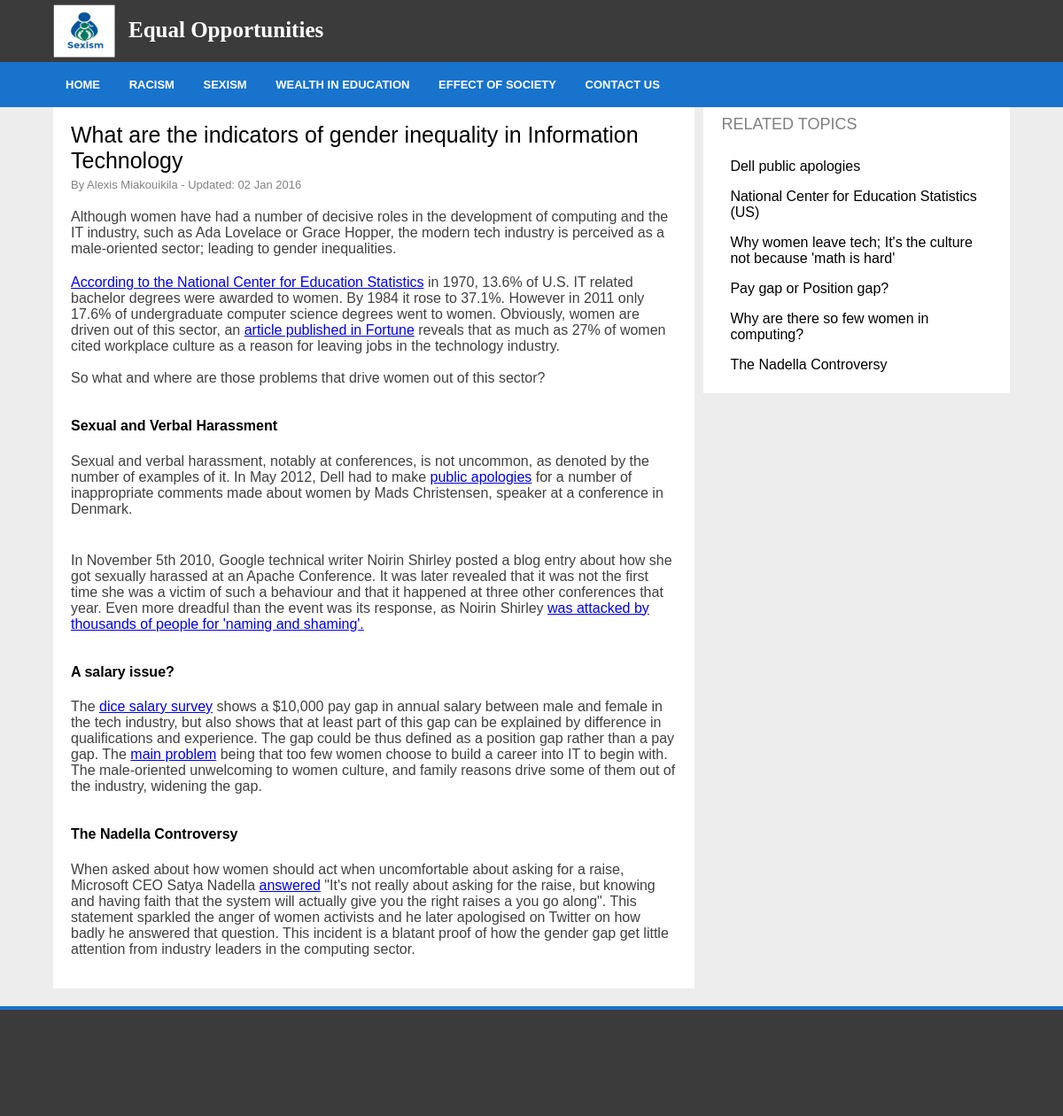
Screenshot of /sexism_in_IT.php with the database file from the repository.
### tables this page shows
CREATE TABLE IF NOT EXISTS `content` (
  `id` int(11) NOT NULL AUTO_INCREMENT,
  `page_title` varchar(255) NOT NULL,
  `author` varchar(100) NOT NULL,
  `keyword` varchar(500) NOT NULL,
  `content` longtext NOT NULL,
  PRIMARY KEY (`id`)
);

### sexism_in_IT.php (the view, shortened to what this page needs)
<?php
    $sql_content = "SELECT * FROM content WHERE id='7'";
    $tb_content = mysql_query($sql_content) or die(mysql_error());
    $select_content = mysql_fetch_array($tb_content);
?>
<?php require_once("header.php"); ?>
     <main>
                <section id="right_menu">
                    <h2>RELATED TOPICS</h2>
                    <ul>
				<li><a href="https://plus.google.com/+Dell/posts/5Zg5FdFEydi">Dell public apologies</a></li>
				<li><a href="http://nces.ed.gov/programs/digest/d12/tables/dt12_349.asp">National Center for Education Statistics (US)</a></li>
				<li><a href="http://fortune.com/2014/10/02/women-leave-tech-culture/">Why women leave tech; It's the culture not because 'math is hard'</a></li>
				<li><a href="http://media.dice.com/report/february-2015-the-position-gap/">Pay gap or Position gap?</a></li>
				<li><a href="http://www.bbc.co.uk/guides/zxjr9j6">Why are there so few women in computing?</a></li>
				<li><a href="http://www.theguardian.com/technology/2014/oct/10/microsoft-ceo-satya-nadella-women-dont-ask-for-a-raise">The Nadella Controversy</a></li>
                    </ul>
                </section>
                <section class="page_section_sexism">
                    <p class="date_published"></p>
                    <h2><?php echo $select_content['page_title']; ?></h2>
                    <p class="wrote">By <?php echo $select_content['author']; ?> - Updated: 02 Jan 2016</p>
                        <?php
                            echo $select_content['content'];
                            ?>
                </section>
            </main>
            <div style="height:20px;clear:both;"></div>
<?php require_once("footer.php"); ?>

### css/style.css (style rules this page uses)
html, body { margin:0; padding:0; height:100%; width:100%; font-family:"Lucida Sans Unicode", "Lucida Grande", sans-serif; background: #EDEDED; }
article, aside, section, footer, header, nav { display: block; }
main { width: 90%; height: auto; margin: auto; margin-top: 0px; padding-bottom: 500px; }
section { float: left; background: #ffffff; width: 32%; margin: 5px 0px 0px 0px; padding: 0px 0px 15px 0px; border: solid #F5F5F5 0px; }
.page_section_sexism { width: 67%; margin-top: 8px; }
.page_section_sexism h2, .page_section_sexism_quick h2 { font-size: 25px; font-weight: 200; margin-bottom:-30px; margin-top:-20px; }
h4 { padding: 0px 0px 0px 20px; }
.page_section_sexism_quick p, .page_section_sexism p { margin: 0px 20px 5px 20px; margin-top: 0px; color: #404040; padding-bottom: 15px; }
.page_section_sexism_quick .date_published, .page_section_sexism .date_published { margin-left:20px; margin-top: 20px; margin-botom:0px; color: grey; font-weight: 400; padding-top:0px; font-size: 13px; font-family: sans-serif; }
.page_section_sexism_quick .wrote, .page_section_sexism .wrote { margin-left:20px; margin-top: 30px; margin-botom:0px; color: #828282; font-weight: 400; padding-top:0px; font-size: 13px; font-family: arial; }
#right_menu { float: right; }
#right_menu h2 { color: grey; font-size: 18px; font-weight: 400; }
#right_menu ul, #mobile_page_nav ul { list-style-type: none; margin: 0; padding: 0; padding-left:20px; padding-right: 20px; }
#right_menu ul li a, #mobile_page_nav ul li a { padding: 8px 0px 8px 10px; margin-left:0px; display: block; text-decoration: none; color: #000; }
section h2 { margin-top: 15px; margin-left: 0px; margin-right: 0px; padding: 0px 0px 5px 20px; font-family: "Lucida Sans Unicode", "Lucida Grande", sans-serif; font-size: 20px; font-weight:200; border-bottom: solid #F2F2F2 0px; }

### rows the page displays
content: page_title "What are the indicators of gender inequality in Information Technology", author "Alexis Miakouikila", content "Although women have had a number of decisive roles in the development of computing and the IT industry, such as Ada Lovelace or Grace Hopper, the modern tech industry is perceived as a male-oriented sector; leading to gender inequalities. According to the National Center for Education Statistics in 1970, 13.6% of U.S. IT related bachelor degrees were awarded to women. By 1984 it rose to 37.1%. However in 2011 only 17.6% of undergraduate computer science degrees went to women. Obviously, women are driven out of this sector, an article published in Fortune reveals that as much as 27% of women cited workplace culture as a reason for leaving jobs in the technology industry. So what and where…"
